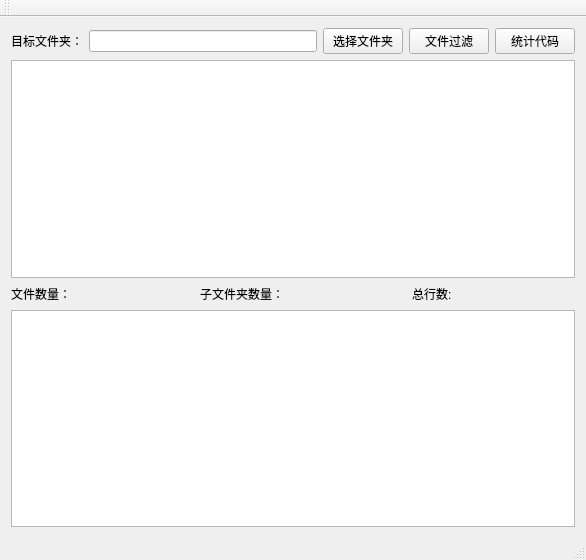
<?xml version="1.0" encoding="UTF-8"?>
<ui version="4.0">
 <class>MainWindow</class>
 <widget class="QMainWindow" name="MainWindow">
  <property name="geometry">
   <rect>
    <x>0</x>
    <y>0</y>
    <width>586</width>
    <height>560</height>
   </rect>
  </property>
  <property name="windowTitle">
   <string>MainWindow</string>
  </property>
  <widget class="QWidget" name="centralWidget">
   <layout class="QVBoxLayout" name="verticalLayout">
    <item>
     <layout class="QHBoxLayout" name="horizontalLayout_2">
      <item>
       <widget class="QLabel" name="label">
        <property name="text">
         <string>目标文件夹：</string>
        </property>
       </widget>
      </item>
      <item>
       <widget class="QLineEdit" name="TargetFileDirectory"/>
      </item>
      <item>
       <widget class="QPushButton" name="OpenDirectory">
        <property name="text">
         <string>选择文件夹</string>
        </property>
       </widget>
      </item>
      <item>
       <widget class="QPushButton" name="fileFilterButton">
        <property name="text">
         <string>文件过滤</string>
        </property>
       </widget>
      </item>
      <item>
       <widget class="QPushButton" name="codeSummaryButton">
        <property name="text">
         <string>统计代码</string>
        </property>
       </widget>
      </item>
     </layout>
    </item>
    <item>
     <widget class="QTableView" name="codeInfoTable"/>
    </item>
    <item>
     <layout class="QHBoxLayout" name="horizontalLayout">
      <item>
       <widget class="QLabel" name="label_2">
        <property name="text">
         <string>文件数量：</string>
        </property>
       </widget>
      </item>
      <item>
       <widget class="QLabel" name="fileCounter">
        <property name="text">
         <string/>
        </property>
       </widget>
      </item>
      <item>
       <spacer name="horizontalSpacer_3">
        <property name="orientation">
         <enum>Qt::Horizontal</enum>
        </property>
        <property name="sizeHint" stdset="0">
         <size>
          <width>40</width>
          <height>20</height>
         </size>
        </property>
       </spacer>
      </item>
      <item>
       <widget class="QLabel" name="label_3">
        <property name="text">
         <string>子文件夹数量：</string>
        </property>
       </widget>
      </item>
      <item>
       <widget class="QLabel" name="subDirCounter">
        <property name="text">
         <string/>
        </property>
       </widget>
      </item>
      <item>
       <spacer name="horizontalSpacer_2">
        <property name="orientation">
         <enum>Qt::Horizontal</enum>
        </property>
        <property name="sizeHint" stdset="0">
         <size>
          <width>40</width>
          <height>20</height>
         </size>
        </property>
       </spacer>
      </item>
      <item>
       <widget class="QLabel" name="label_4">
        <property name="text">
         <string>总行数:</string>
        </property>
       </widget>
      </item>
      <item>
       <widget class="QLabel" name="codeLinesNum">
        <property name="text">
         <string/>
        </property>
       </widget>
      </item>
      <item>
       <spacer name="horizontalSpacer">
        <property name="orientation">
         <enum>Qt::Horizontal</enum>
        </property>
        <property name="sizeHint" stdset="0">
         <size>
          <width>40</width>
          <height>20</height>
         </size>
        </property>
       </spacer>
      </item>
     </layout>
    </item>
    <item>
     <widget class="QTreeView" name="codeTreeStructure"/>
    </item>
   </layout>
  </widget>
  <widget class="QMenuBar" name="menuBar">
   <property name="geometry">
    <rect>
     <x>0</x>
     <y>0</y>
     <width>586</width>
     <height>23</height>
    </rect>
   </property>
  </widget>
  <widget class="QToolBar" name="mainToolBar">
   <attribute name="toolBarArea">
    <enum>TopToolBarArea</enum>
   </attribute>
   <attribute name="toolBarBreak">
    <bool>false</bool>
   </attribute>
  </widget>
  <widget class="QStatusBar" name="statusBar"/>
 </widget>
 <layoutdefault spacing="6" margin="11"/>
 <resources/>
 <connections/>
</ui>
